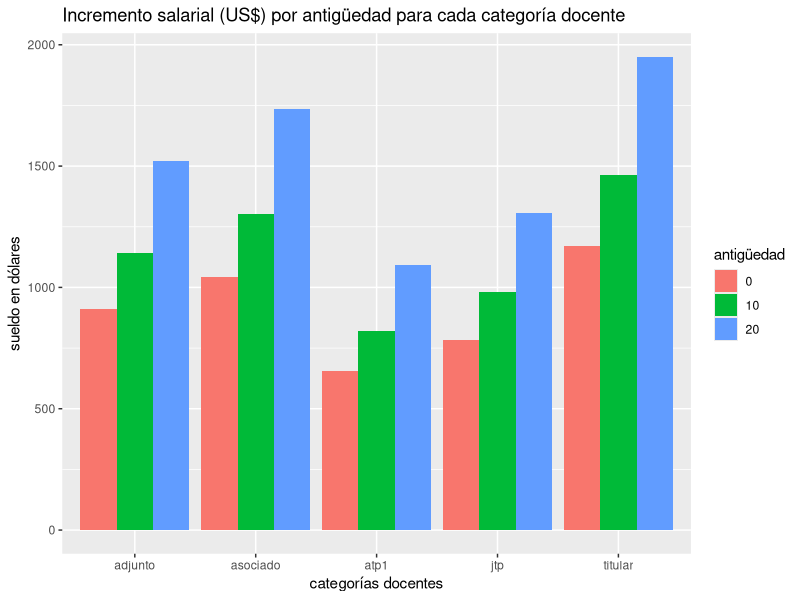
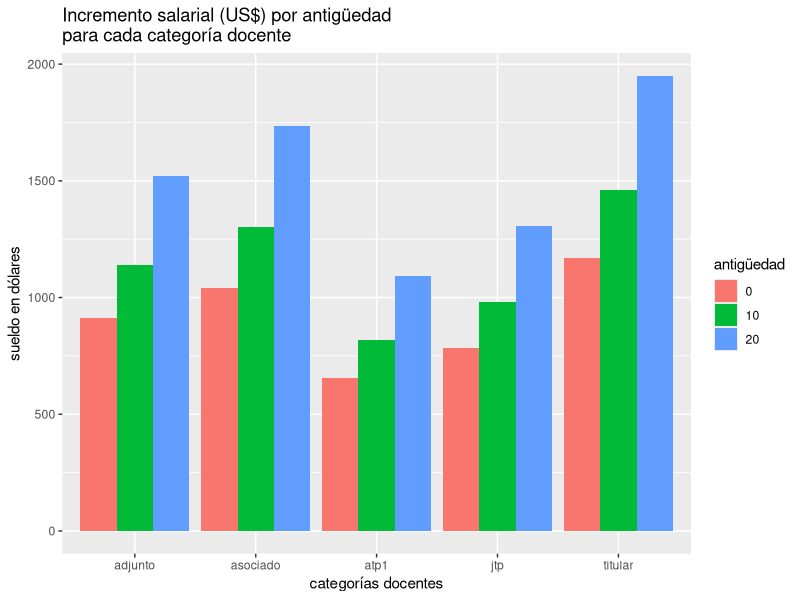
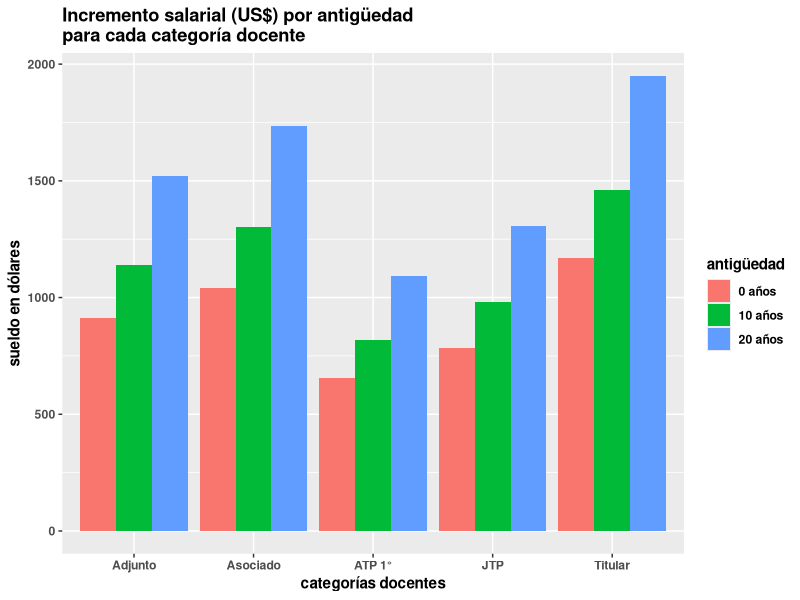
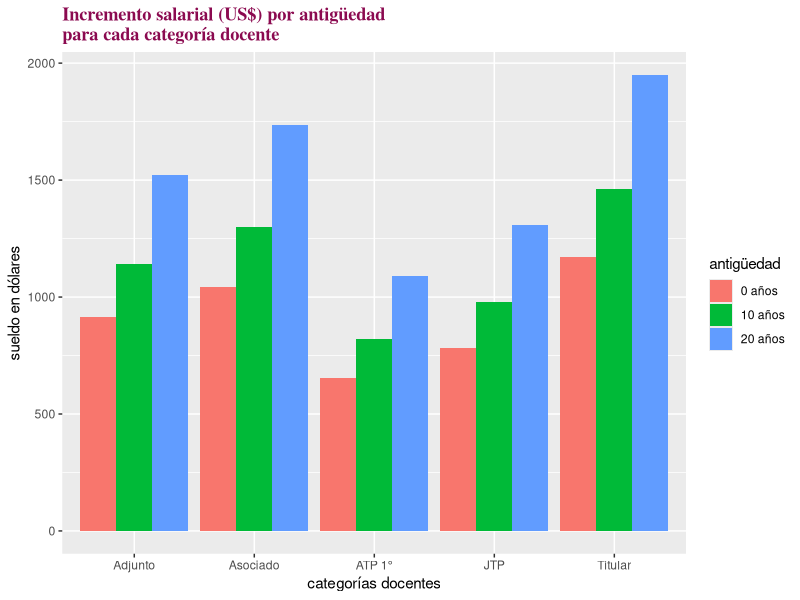

Write the R code that produced these figures, in order. (Note: this script raises an error after producing the figures.)
# LatinR 2024
#
# Tutorial: Llevá tus gráficos con ggplot2 al siguiente nivel
# Docentes: Noelia Stetie & Macarena Quiroga



# Paquetes y funciones #########################################################
library(tidyverse)



# Base de datos ################################################################
df <- read_csv("salarios_uba_sep_24.csv")

df <- df %>% 
  mutate(across(where(is.character), as.factor))
df <- df %>% 
  mutate(antiguedad = as.factor(antiguedad))


# categoria: categoría docente con 5 niveles: titular, asociado, adjunto, jtp, ayudante de 1°
# dedicacion: solo categoría exclusiva
# antiguedad: años de antigüedad docente con 3 niveles: 0, 10 y 20
# sueldo_bruto: en pesos de septiembre
# cot_dolar: cotización del dólar de septiembre
# sueldo_dolar: sueldo equivalente en dólares



# Gráfico base en ggplot 2 #####################################################

# gráfico de barras
g_barras <- 
  ggplot(df) + 
  aes(x = categoria, y = sueldo_dolar, fill = antiguedad) + 
  geom_bar(stat = "identity", position = "dodge")


# gráfico de perfiles
g_perfiles <- 
  ggplot(df) + 
  aes(x = antiguedad, y = sueldo_dolar, group = categoria, color = categoria) +
  geom_line(linewidth = 1) +
  geom_point(size = 3)



# Parte 1: Texto ###############################################################

# 4° capa: "labs" --> títulos y leyendas
g_barras + 
  labs(title = "Incremento salarial (US$) por antigüedad para cada categoría docente", 
       y = "sueldo en dólares",
       x = "categorías docentes",
       fill = "antigüedad")

# cortar el título (o cualquier texto)
g_barras + 
  labs(title = "Incremento salarial (US$) por antigüedad\npara cada categoría docente", 
       y = "sueldo en dólares",
       x = "categorías docentes",
       fill = "antigüedad")

# nombres de niveles de las variables
g_barras <- g_barras + 
  labs(title = "Incremento salarial (US$) por antigüedad\npara cada categoría docente", 
       y = "sueldo en dólares",
       x = "categorías docentes",
       fill = "antigüedad") + 
  scale_x_discrete(labels = c("adjunto" = "Adjunto", "asociado" = "Asociado", 
                              "atp1" = "ATP 1°", "jtp" = "JTP", "titular" = "Titular")) +
  scale_fill_discrete(labels = c("0" = "0 años", "10" = "10 años", "20" = "20 años"))

# theme() y element_text()
# theme(
#   text = # all text items
#     plot.title = 
#     plot.subtitle = 
#     plot.caption = # bottom right
#     plot.tag =  # top left
#     axis.title = # axis labels
#     axis.title.x = 
#     axis.title.y = 
#     axis.text = # axis tick labels
#     axis.text.x = 
#     axis.text.y = 
#     legend.title = 
#     legend.text = 
# )
# 
# 
# element_text(
#   face = NULL, 
#   color = NULL, 
#   size = NULL,
#   family = NULL
# )
# 

g_barras + 
  theme(text = element_text(face = "bold")) # bold.italic, italic

g_barras + 
  theme(plot.title = element_text(color = "deeppink4", 
                                    face = "bold",
                                    family = "times")) # mono

g_barras + 
  theme(plot.title = element_textbox_simple(
  size = 12, # tamaño fuente
  face = "bold",
  linetype = 1, # agrega borde
  box.color = "coral3", # color borde
  fill = "bisque", # color de relleno interno
  padding = margin(5, 5, 5, 5), # margen interno
  margin = margin(10, 0, 10, 0))) # margen externo

# valores en el gráfico: geom_text() & geom_text_repel()
g_barras +
  geom_text(aes(label = round(sueldo_dolar)), 
            position = position_dodge(width = 0.9), 
            vjust = -0.5,
            size = 3)



# Parte 2: Colores #############################################################

# color vs fill

# gráfico base
ggplot(df) + 
  aes(x = categoria, y = sueldo_dolar) + 
  geom_bar(stat = "identity", position = "dodge") +
  labs(title = "Incremento salarial (US$) por antigüedad\npara cada categoría docente", 
       y = "sueldo en dólares",
       x = "categorías docentes",
       fill = "antigüedad") + 
  scale_x_discrete(limits = c("titular", "asociado", "adjunto", "jtp", "atp1"), 
                   labels = c("adjunto" = "Adjunto", "asociado" = "Asociado", 
                              "atp1" = "ATP 1°", "jtp" = "JTP", "titular" = "Titular"))

# color en el geom_
ggplot(df) + 
  aes(x = categoria, y = sueldo_dolar) + 
  geom_bar(stat = "identity", position = "dodge", color = "maroon") +
  labs(title = "Incremento salarial (US$) por antigüedad\npara cada categoría docente", 
       y = "sueldo en dólares",
       x = "categorías docentes",
       fill = "antigüedad") + 
  scale_x_discrete(limits = c("titular", "asociado", "adjunto", "jtp", "atp1"), 
                   labels = c("adjunto" = "Adjunto", "asociado" = "Asociado", 
                              "atp1" = "ATP 1°", "jtp" = "JTP", "titular" = "Titular"))

# fill en el geom_
ggplot(df) + 
  aes(x = categoria, y = sueldo_dolar) + 
  geom_bar(stat = "identity", position = "dodge", fill = "maroon") +
  labs(title = "Incremento salarial (US$) por antigüedad\npara cada categoría docente", 
       y = "sueldo en dólares",
       x = "categorías docentes",
       fill = "antigüedad") + 
  scale_x_discrete(limits = c("titular", "asociado", "adjunto", "jtp", "atp1"), 
                   labels = c("adjunto" = "Adjunto", "asociado" = "Asociado", 
                              "atp1" = "ATP 1°", "jtp" = "JTP", "titular" = "Titular"))

# color en aesthetics
ggplot(df) + 
  aes(x = categoria, y = sueldo_dolar, color = antiguedad) + 
  geom_bar(stat = "identity", position = "dodge") +
  labs(title = "Incremento salarial (US$) por antigüedad\npara cada categoría docente", 
       y = "sueldo en dólares",
       x = "categorías docentes",
       fill = "antigüedad") + 
  scale_x_discrete(limits = c("titular", "asociado", "adjunto", "jtp", "atp1"), 
                   labels = c("adjunto" = "Adjunto", "asociado" = "Asociado", 
                              "atp1" = "ATP 1°", "jtp" = "JTP", "titular" = "Titular"))

# fill en aesthetics
ggplot(df) + 
  aes(x = categoria, y = sueldo_dolar, fill = antiguedad) + 
  geom_bar(stat = "identity", position = "dodge") +
  labs(title = "Incremento salarial (US$) por antigüedad\npara cada categoría docente", 
       y = "sueldo en dólares",
       x = "categorías docentes",
       fill = "antigüedad") + 
  scale_x_discrete(limits = c("titular", "asociado", "adjunto", "jtp", "atp1"), 
                   labels = c("adjunto" = "Adjunto", "asociado" = "Asociado", 
                              "atp1" = "ATP 1°", "jtp" = "JTP", "titular" = "Titular"))


# colores por nombre
g_barras + 
  scale_fill_manual(values = c("0" = "deepskyblue4", "10" = "aquamarine4", "20" = "firebrick"),
                    labels = c("0" = "0 años", "10" = "10 años", "20" = "20 años"))

# colores por código hex
g_barras + 
  scale_fill_manual(values = c("0" = "#CD6090", "10" = "#8B8386", "20" = "#548B54"),
                    labels = c("0" = "0 años", "10" = "10 años", "20" = "20 años"))

# transparencia: alpha
ggplot(df) + 
  aes(x = categoria, y = sueldo_dolar, fill = antiguedad) + 
  geom_bar(stat = "identity", position = "dodge", alpha = 0.7) +
  labs(title = "Incremento salarial (US$) por antigüedad\npara cada categoría docente", 
       y = "sueldo en dólares",
       x = "categorías docentes",
       fill = "antigüedad") + 
  scale_x_discrete(limits = c("titular", "asociado", "adjunto", "jtp", "atp1"), 
                   labels = c("adjunto" = "Adjunto", "asociado" = "Asociado", 
                              "atp1" = "ATP 1°", "jtp" = "JTP", "titular" = "Titular"))

# scale_color_gradient()
ggplot(df) + 
  aes(x = antiguedad, y = sueldo_dolar, group = categoria, color = sueldo_dolar) +
  geom_line(linewidth = 1) +
  geom_point(size = 3) + 
  scale_color_gradient(low = "#FFB6C1", high = "#B03060")

ggplot(df) + 
  aes(x = categoria, y = sueldo_dolar, fill = sueldo_dolar) + 
  geom_bar(stat = "identity", position = "dodge") +
  scale_fill_gradient(low = "#BCD2EE", high = "#B03060") + 
  scale_x_discrete(limits = c("atp1", "jtp", "adjunto", "asociado", "titular"), 
                   labels = c("adjunto" = "Adjunto", "asociado" = "Asociado", 
                              "atp1" = "ATP 1°", "jtp" = "JTP", "titular" = "Titular"))

# tema

# cambio de tema
g_barras +
  theme_minimal() # fondo transparente

g_barras + 
  theme_dark()


# customizar fill & color en el tema (element_rect())
g_barras + 
  theme(panel.background = element_rect(fill = '#FFA07A', color = "#548B54"),
        panel.grid = element_line(color = "#8B0000"))












# Parte 3: Paletas

# Parte 4: Guardado








# Links útiles #################################################################

# R Graph Gallery: https://www.r-graph-gallery.com
# Tidyverse: https://www.tidyverse.org/
# Libro "R for Data Science": https://r4ds.had.co.nz/index.html
# Colores incorporados en R: https://r-charts.com/es/colores/
# Cheat sheets: https://rstudio.com/resources/cheatsheets/
# Tutoriales de dplyr - Parte 1: https://www.kaggle.com/jessemostipak/dive-into-dplyr-tutorial-1
# Tutoriales de dplyr - Parte 2: https://www.kaggle.com/jessemostipak/dive-deeper-into-dplyr-tutorial-2
# Introductory tutorials on data vis and wrangling in R: https://r-bootcamp.netlify.app/
# Instructivos paso a paso de ggplot: http://www.cookbook-r.com/Graphs/
# Instructivo interactivo con ejemplos de todas las scales: https://ggplot2tor.com/scales/
# Color Brewer: https://colorbrewer2.org/
